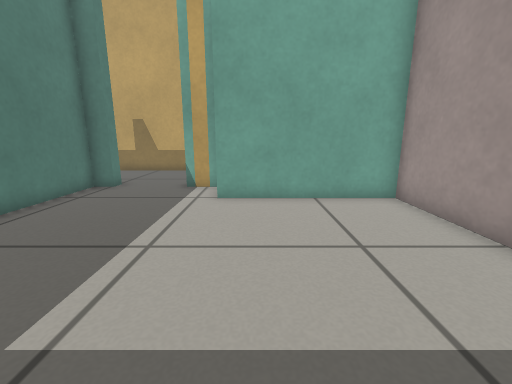
[1] (above)

16 first-person views from a walk through a robot-simulator world made for Gazebo. The camera is 0.5 m above the floor, tilts 12° down and sees 90° across. The floor is counted in squares, 0.25 m on a side. Each view is taken from the middle of a square. On the plan, view 1 faces up. The plan holds only what a view shows up to about 16 squares ahead; the rest is blank.

[2]
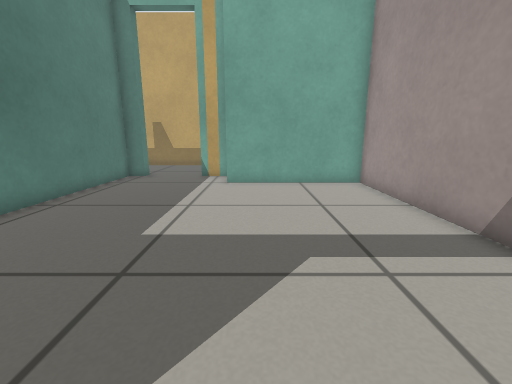

[3]
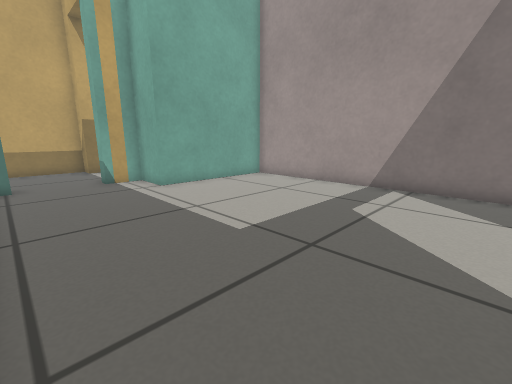

[4]
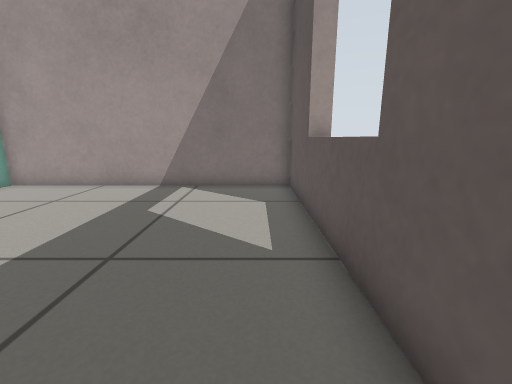

[5]
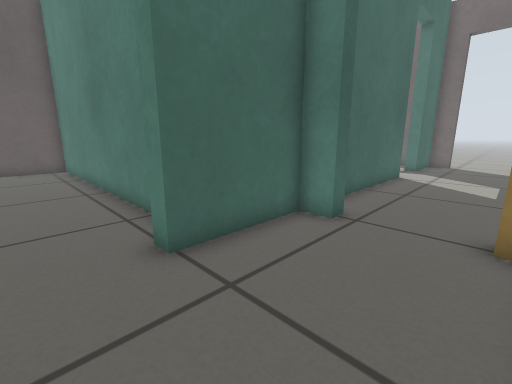

[6]
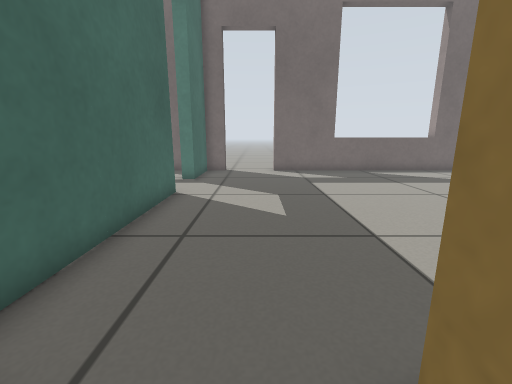

[7]
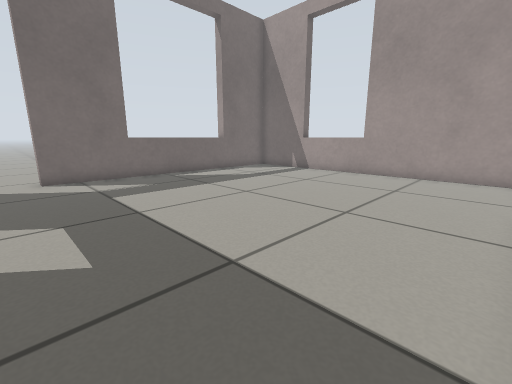

[8]
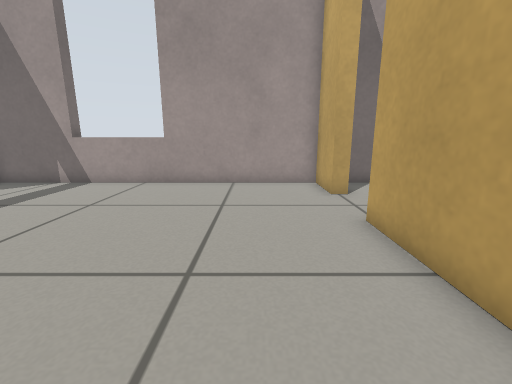

[9]
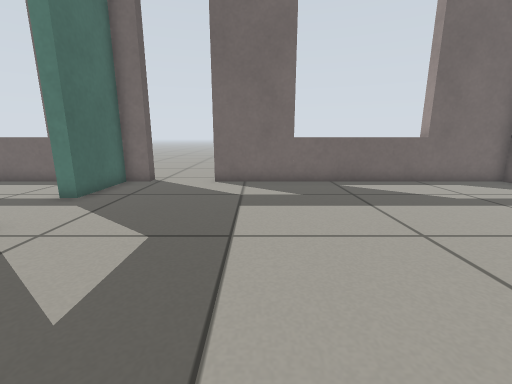

[10]
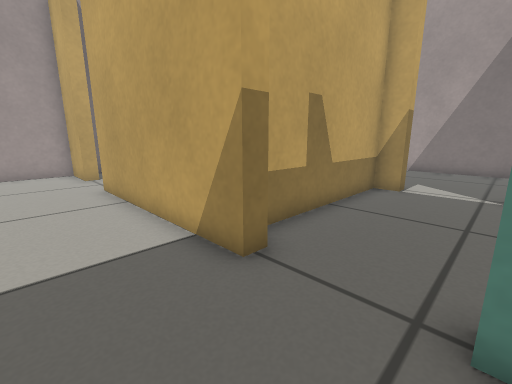

[11]
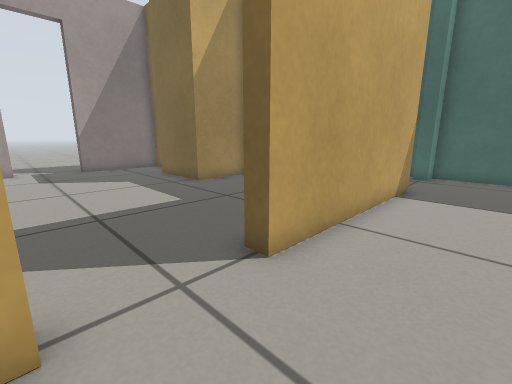

[12]
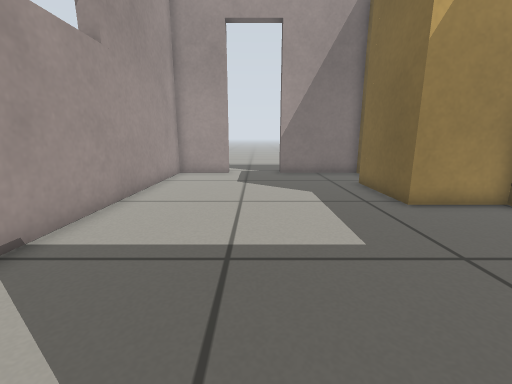

[13]
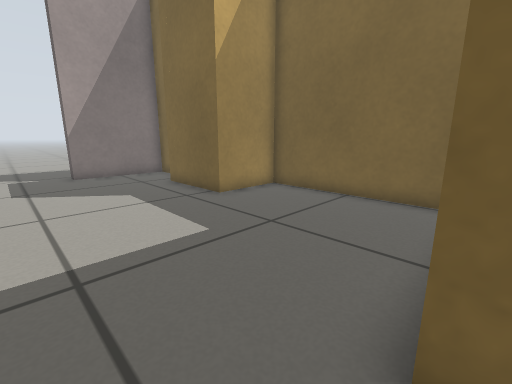

[14]
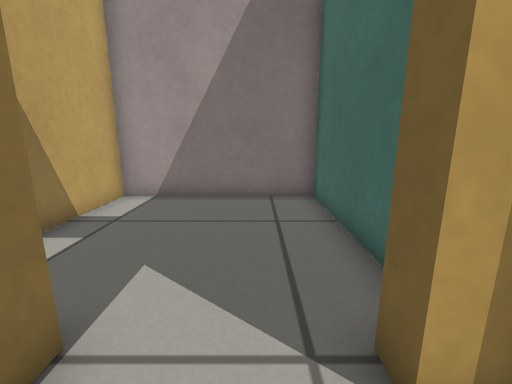

[15]
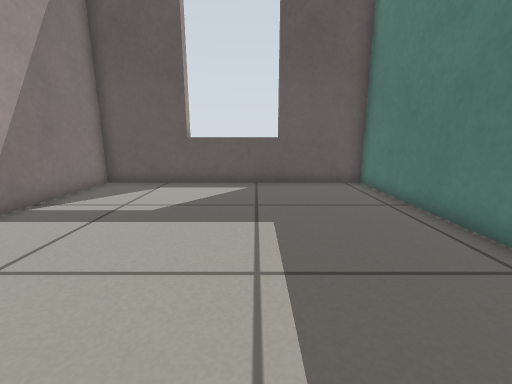

[16]
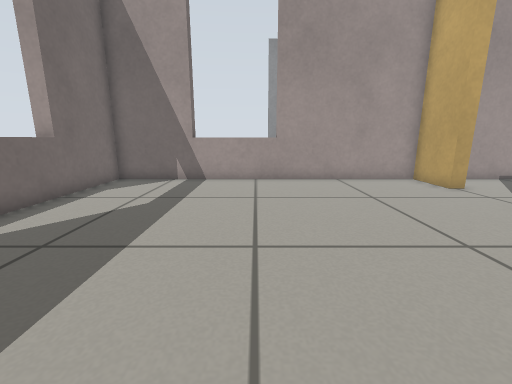

### Floor plan
Points are (right, up) in squares from view 1. A wall is a line through its corners. A room is listed if a view was taken in it or the views show most of it. See-through windows are left out.
Room 1 (views 1, 2, 3, 4, 15)
walls: (-3, -3.4) (-3, -4); (-5.9, 10.4) (-6.7, 10.4) (-6.7, -3.4) (4.7, -3.4) (4.7, 8.4) (-1.3, 8.4) (-1.3, 10.4) (-2.8, 10.4)
ways out: open door at (-4, 11) to room 2
Room 2 (views 5, 6, 14)
walls: (-2.5, 14.8) (-2.5, 15.8) (-8.9, 15.8); (-9.6, 15) (-10.3, 15); (-9.7, 12.1) (-9.7, 11) (-5.9, 11); (-10.3, 11.9) (-9.6, 11.9)
low walls: (-2.5, 11.3) (-2.5, 11.9)
ways out: open door at (-4, 11) to room 1; opening at (-10, 13.5) to room 3; open door at (-2, 13) to room 5
Room 3 (views 7, 8, 9, 10, 11, 16)
walls: (-18.5, 11) (-10.3, 11) (-10.3, 11.9); (-10.3, 15) (-10.3, 23); (-10.3, 26) (-10.3, 28.4) (-24.7, 28.4) (-24.7, 15); (-24.7, 12.1) (-24.7, 11) (-21.4, 11)
ways out: opening at (-10, 13.5) to room 2; opening at (-10, 25) to room 4; open door at (-25, 13.5); open door at (-20, 11)
Room 4 (views 12, 13)
walls: (-9.6, 26) (-10.3, 26); (-10.3, 23) (-9.6, 23); (4.7, 25.6) (4.7, 28.4) (-9.1, 28.4); (3.6, 18.2) (4.7, 18.2) (4.7, 22.6); (-8.8, 16.4) (-2.5, 16.4) (-2.5, 19.4) (1.4, 19.4)
ways out: opening at (-10, 25) to room 3; open door at (5, 24)
Room 5 (no view inside)
walls: (-0.4, 11) (4.7, 11) (4.7, 17.6) (1.1, 17.6)
ways out: open door at (-2, 13) to room 2

Positions as (right, up) in squares from view 1, and headings:
1: (0, 0), facing up
2: (0, -3), facing up
3: (-6, -2), facing up-right
4: (-6, -2), facing right
5: (-4, 15), facing down-left
6: (-9, 14), facing left
7: (-11, 14), facing up-left
8: (-13, 17), facing up
9: (-13, 17), facing left
10: (-13, 12), facing up-right
11: (-13, 26), facing down-right
12: (-10, 24), facing right
13: (-10, 25), facing down-right
14: (-4, 13), facing right
15: (-2, 8), facing down
16: (-18, 16), facing up
